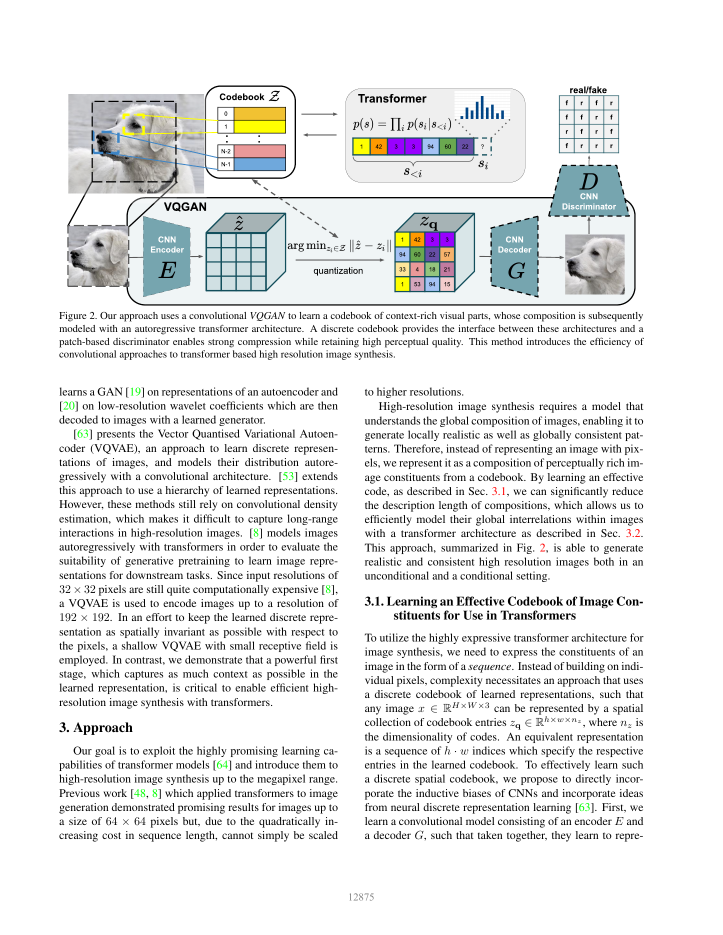
#> input picture daily/20260821_ENC_DEC/figures/paper_figures/vqgan_page_3.png, 1445 x 1870 px (shown at 1/2 size)
$ python crop_paper_figures.py
#> lines starting #> are read from the running program, lines starting #| are printed output that depends on the picture
### tools/enc_dec_library/config.py
from pathlib import Path


REPO_ROOT = Path(__file__).resolve().parents[2]
ROOT = REPO_ROOT / "daily" / "20260821_ENC_DEC"

CATEGORIES = {
    "01_history_and_tokenizers": ROOT / "papers" / "01_history_and_tokenizers",
    "02_image_vae": ROOT / "papers" / "02_image_vae",
    "03_video_vae": ROOT / "papers" / "03_video_vae",
    "04_dit_training": ROOT / "papers" / "04_dit_training",
    "05_flashvsr_case": ROOT / "papers" / "05_flashvsr_case",
}


def arxiv(key, title, arxiv_id, category, year, venue, role, priority="core"):
    return {
        "key": key,
        "title": title,
        "arxiv_id": arxiv_id,
        "category": category,
        "year": year,
        "venue": venue,
        "role": role,
        "priority": priority,
        "source_type": "paper",
        "source_url": f"https://arxiv.org/abs/{arxiv_id}",
        "pdf_url": f"https://export.arxiv.org/pdf/{arxiv_id}",
    }


PAPERS = [
    arxiv("vae", "Auto-Encoding Variational Bayes", "1312.6114", "01_history_and_tokenizers", 2014, "ICLR 2014", "continuous latent foundation"),
    arxiv("vqvae", "Neural Discrete Representation Learning", "1711.00937", "01_history_and_tokenizers", 2017, "NeurIPS 2017", "discrete tokenizer foundation"),
    arxiv("vqvae2", "Generating Diverse High-Fidelity Images with VQ-VAE-2", "1906.00446", "01_history_and_tokenizers", 2019, "NeurIPS 2019", "hierarchical discrete tokenizer", "supporting"),
    arxiv("vqgan", "Taming Transformers for High-Resolution Image Synthesis", "2012.09841", "01_history_and_tokenizers", 2021, "CVPR 2021", "perceptual adversarial tokenizer"),
    arxiv("ldm", "High-Resolution Image Synthesis with Latent Diffusion Models", "2112.10752", "01_history_and_tokenizers", 2022, "CVPR 2022", "latent diffusion autoencoder"),
    arxiv("dit", "Scalable Diffusion Models with Transformers", "2212.09748", "04_dit_training", 2023, "ICCV 2023", "frozen VAE latent DiT training"),
    arxiv("sdxl", "SDXL: Improving Latent Diffusion Models for High-Resolution Image Synthesis", "2307.01952", "02_image_vae", 2023, "ICLR 2024", "production latent diffusion baseline"),
    arxiv("sd3", "Scaling Rectified Flow Transformers for High-Resolution Image Synthesis", "2403.03206", "02_image_vae", 2024, "ICML 2024", "16-channel image VAE and MMDiT"),
    arxiv("titok", "An Image is Worth 32 Tokens for Reconstruction and Generation", "2406.07550", "02_image_vae", 2024, "NeurIPS 2024", "one-dimensional image tokenizer"),
    arxiv("dcae", "Deep Compression Autoencoder for Efficient High-Resolution Diffusion Models", "2410.10733", "02_image_vae", 2025, "ICLR 2025", "high-compression continuous autoencoder"),
    arxiv("sana", "SANA: Efficient High-Resolution Image Synthesis with Linear Diffusion Transformers", "2410.10629", "02_image_vae", 2025, "ICLR 2025", "DC-AE in efficient DiT"),
    arxiv("videogpt", "VideoGPT: Video Generation using VQ-VAE and Transformers", "2104.10157", "03_video_vae", 2021, "arXiv 2021", "3D VQ-VAE video tokenizer", "supporting"),
    arxiv("magvit", "MAGVIT: Masked Generative Video Transformer", "2212.05199", "03_video_vae", 2023, "CVPR 2023", "unified image-video tokenizer"),
    arxiv("magvit2", "Language Model Beats Diffusion -- Tokenizer is Key to Visual Generation", "2310.05737", "03_video_vae", 2024, "ICLR 2024", "lookup-free causal video tokenizer"),
    arxiv("cvvae", "CV-VAE: A Compatible Video VAE for Latent Generative Video Models", "2405.20279", "03_video_vae", 2024, "arXiv 2024", "image-VAE-compatible video VAE"),
    arxiv("cogvideox", "CogVideoX: Text-to-Video Diffusion Models with An Expert Transformer", "2408.06072", "03_video_vae", 2025, "ICLR 2025", "causal 3D video VAE"),
    arxiv("wfvae", "WF-VAE: Enhancing Video VAE by Wavelet-Driven Energy Flow for Latent Video Diffusion Model", "2411.17459", "03_video_vae", 2025, "CVPR 2025", "wavelet video VAE"),
    arxiv("vidtok", "VidTok: A Versatile and Open-Source Video Tokenizer", "2412.13061", "03_video_vae", 2025, "CVPR 2025", "open video tokenizer training study"),
    arxiv("opensora", "Open-Sora: Democratizing Efficient Video Production for All", "2412.20404", "03_video_vae", 2025, "arXiv 2024", "open video generation system and VAE"),
    arxiv("hunyuanvideo", "HunyuanVideo: A Systematic Framework For Large Video Generative Models", "2412.03603", "03_video_vae", 2025, "CVPR 2025", "causal video VAE system"),
    arxiv("ltxvideo", "LTX-Video: Realtime Video Latent Diffusion", "2501.00103", "03_video_vae", 2025, "arXiv 2024", "high-compression video VAE"),
    arxiv("cosmos", "Cosmos World Foundation Model Platform for Physical AI", "2501.03575", "03_video_vae", 2025, "arXiv 2025", "continuous and discrete video tokenizers"),
    arxiv("wan", "Wan: Open and Advanced Large-Scale Video Generative Models", "2503.20314", "03_video_vae", 2025, "arXiv 2025", "Wan causal 3D VAE"),
    arxiv("flashvsr", "FlashVSR: Towards Real-Time Diffusion-Based Streaming Video Super-Resolution", "2510.12747", "05_flashvsr_case", 2026, "CVPR 2026", "LQ projection and conditional decoder case"),
]


PREFERRED_PDF_URLS = {
    "vqvae": "https://proceedings.neurips.cc/paper_files/paper/2017/file/7a98af17e63a0ac09ce2e96d03992fbc-Paper.pdf",
    "vqvae2": "https://proceedings.neurips.cc/paper_files/paper/2019/file/5f8e2fa1718d1bbcadf1cd9c7a54fb8c-Paper.pdf",
    "vqgan": "https://openaccess.thecvf.com/content/CVPR2021/papers/Esser_Taming_Transformers_for_High-Resolution_Image_Synthesis_CVPR_2021_paper.pdf",
    "ldm": "https://openaccess.thecvf.com/content/CVPR2022/papers/Rombach_High-Resolution_Image_Synthesis_With_Latent_Diffusion_Models_CVPR_2022_paper.pdf",
    "dit": "https://openaccess.thecvf.com/content/ICCV2023/papers/Peebles_Scalable_Diffusion_Models_with_Transformers_ICCV_2023_paper.pdf",
    "magvit": "https://openaccess.thecvf.com/content/CVPR2023/papers/Yu_MAGVIT_Masked_Generative_Video_Transformer_CVPR_2023_paper.pdf",
    "wfvae": "https://openaccess.thecvf.com/content/CVPR2025/papers/Li_WF-VAE_Enhancing_Video_VAE_by_Wavelet-Driven_Energy_Flow_for_Latent_CVPR_2025_paper.pdf",
    "flashvsr": "https://openaccess.thecvf.com/content/CVPR2026/papers/Zhuang_FlashVSR_Towards_Real-time_Diffusion-Based_Streaming_Video_Super_Resolution_CVPR_2026_paper.pdf",
}


OFFICIAL_FILES = [
    {
        "group": "flux",
        "name": "model.py",
        "url": "https://raw.githubusercontent.com/black-forest-labs/flux/main/src/flux/model.py",
        "purpose": "FLUX DiT implementation",
    },
    {
        "group": "flux",
        "name": "modules/autoencoder.py",
        "url": "https://raw.githubusercontent.com/black-forest-labs/flux/main/src/flux/modules/autoencoder.py",
        "purpose": "FLUX image autoencoder implementation",
    },
    {
        "group": "flux",
        "name": "util.py",
        "url": "https://raw.githubusercontent.com/black-forest-labs/flux/main/src/flux/util.py",
        "purpose": "FLUX autoencoder configuration",
    },
    {
        "group": "sd3",
        "name": "sd3_impls.py",
        "url": "https://raw.githubusercontent.com/Stability-AI/sd3-ref/master/sd3_impls.py",
        "purpose": "SD3 VAE and latent preprocessing implementation",
    },
    {
        "group": "ldm",
        "name": "autoencoder.py",
        "url": "https://raw.githubusercontent.com/CompVis/latent-diffusion/main/ldm/models/autoencoder.py",
        "purpose": "LDM autoencoder training implementation",
    },
    {
        "group": "ldm",
        "name": "vqperceptual.py",
        "url": "https://raw.githubusercontent.com/CompVis/latent-diffusion/main/ldm/modules/losses/vqperceptual.py",
        "purpose": "LDM reconstruction/perceptual/adversarial losses",
    },
    {
        "group": "dit",
        "name": "models.py",
        "url": "https://raw.githubusercontent.com/facebookresearch/DiT/main/models.py",
        "purpose": "DiT latent patch processing",
    },
    {
        "group": "flashvsr",
        "name": "TCDecoder.py",
        "url": "https://raw.githubusercontent.com/OpenImagingLab/FlashVSR/main/examples/WanVSR/utils/TCDecoder.py",
        "purpose": "Tiny Conditional Decoder",
    },
    {
        "group": "flashvsr",
        "name": "utils.py",
        "url": "https://raw.githubusercontent.com/OpenImagingLab/FlashVSR/main/examples/WanVSR/utils/utils.py",
        "purpose": "LQ projection module",
    },
    {
        "group": "flashvsr",
        "name": "infer_flashvsr_v1.1_tiny.py",
        "url": "https://raw.githubusercontent.com/OpenImagingLab/FlashVSR/main/examples/WanVSR/infer_flashvsr_v1.1_tiny.py",
        "purpose": "Tiny-decoder inference wiring",
    },
    {
        "group": "flashvsr",
        "name": "infer_flashvsr_v1.1_full.py",
        "url": "https://raw.githubusercontent.com/OpenImagingLab/FlashVSR/main/examples/WanVSR/infer_flashvsr_v1.1_full.py",
        "purpose": "Full Wan VAE decoder inference wiring",
    },
    {
        "group": "flashvsr",
        "name": "wan_video_vae.py",
        "url": "https://raw.githubusercontent.com/OpenImagingLab/FlashVSR/main/diffsynth/models/wan_video_vae.py",
        "purpose": "Wan video VAE implementation used by FlashVSR",
    },
    {
        "group": "flashvsr",
        "name": "README.md",
        "url": "https://raw.githubusercontent.com/OpenImagingLab/FlashVSR/main/README.md",
        "purpose": "Official model, weights, dataset and runtime claims",
    },
    {
        "group": "wan",
        "name": "wan/modules/vae.py",
        "url": "https://raw.githubusercontent.com/Wan-Video/Wan2.1/main/wan/modules/vae.py",
        "purpose": "Official Wan VAE implementation",
    },
    {
        "group": "cogvideox",
        "name": "sat/vae_modules/cp_enc_dec.py",
        "url": "https://raw.githubusercontent.com/THUDM/CogVideo/main/sat/vae_modules/cp_enc_dec.py",
        "purpose": "CogVideoX causal VAE implementation",
    },
    {
        "group": "hunyuanvideo",
        "name": "hyvideo/vae/autoencoder_kl_causal_3d.py",
        "url": "https://raw.githubusercontent.com/Tencent-Hunyuan/HunyuanVideo/main/hyvideo/vae/autoencoder_kl_causal_3d.py",
        "purpose": "HunyuanVideo causal VAE implementation",
    },
]


EXTRA_DIRS = [
    ROOT / "figures" / "paper_figures",
    ROOT / "figures" / "explanatory",
    ROOT / "figures" / "review_crops",
    ROOT / "source_code",
    ROOT / "metadata" / "raw",
    ROOT / "metadata" / "evidence",
    ROOT / "report",
    ROOT / "rendered_report",
    ROOT / "text",
]


def ensure_directories():
    for path in [*CATEGORIES.values(), *EXTRA_DIRS]:
        path.mkdir(parents=True, exist_ok=True)

### tools/enc_dec_library/crop_paper_figures.py
import json
from pathlib import Path

from PIL import Image

from tools.enc_dec_library.config import ROOT


CROPS = {
    "vqgan_architecture": ("vqgan_page_3.png", (0.04, 0.02, 0.97, 0.55)),
    "ldm_perceptual_compression": ("ldm_page_2.png", (0.04, 0.02, 0.98, 0.61)),
    "dit_architecture": ("dit_page_3.png", (0.03, 0.02, 0.98, 0.66)),
    "sd3_mmdit_architecture": ("sd3_architecture_page_5.png", (0.03, 0.02, 0.98, 0.83)),
    "sd3_autoencoder_table": ("sd3_autoencoder_page_7.png", (0.03, 0.02, 0.98, 0.66)),
    "magvit_pipeline": ("magvit_page_3.png", (0.03, 0.02, 0.98, 0.64)),
    "wfvae_architecture": ("wfvae_architecture_page_3.png", (0.03, 0.02, 0.98, 0.62)),
    "wfvae_reconstruction": ("wfvae_results_page_6.png", (0.03, 0.02, 0.98, 0.72)),
    "flashvsr_training_pipeline": ("flashvsr_training_page_4.png", (0.03, 0.01, 0.98, 0.48)),
    "flashvsr_tcdecoder_pipeline": ("flashvsr_tcdecoder_page_5.png", (0.45, 0.31, 0.98, 0.65)),
    "flashvsr_local_attention": ("flashvsr_tcdecoder_page_5.png", (0.03, 0.01, 0.98, 0.34)),
    "flashvsr_qualitative_results": ("flashvsr_results_page_7.png", (0.02, 0.01, 0.99, 0.60)),
}


def main():
    source_dir = ROOT / "figures" / "paper_figures"
    output_dir = ROOT / "figures" / "paper_figures" / "crops"
    output_dir.mkdir(parents=True, exist_ok=True)
    records = []
    for name, (source_name, box) in CROPS.items():
        source = source_dir / source_name
        destination = output_dir / f"{name}.png"
        with Image.open(source) as image:
#> image is the input picture: PIL image 1445x1870 RGB; mean R, G, B 232.6, 233.6, 233.4
            width, height = image.size
#> width = 1445; height = 1870
            left, top, right, bottom = box
            crop_box = (
                int(width * left), int(height * top), int(width * right), int(height * bottom)
            )
#> crop_box = (57, 37, 1401, 1028)
            cropped = image.crop(crop_box)
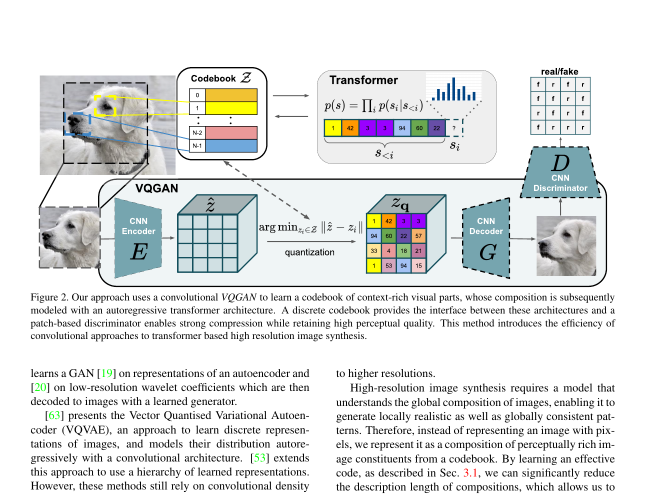
#> cropped: PIL image 1344x991 RGB (shown at 1/2 size); mean R, G, B 226.5, 228.4, 228.1
            cropped.save(destination, optimize=True)
        records.append({
            "name": name,
            "source": str(source),
            "crop_fraction": box,
            "local_path": str(destination),
            "width": cropped.width,
            "height": cropped.height,
        })
#> pass 2 of the loop in main, `for name, (source_name, box) in CROPS.items():`:
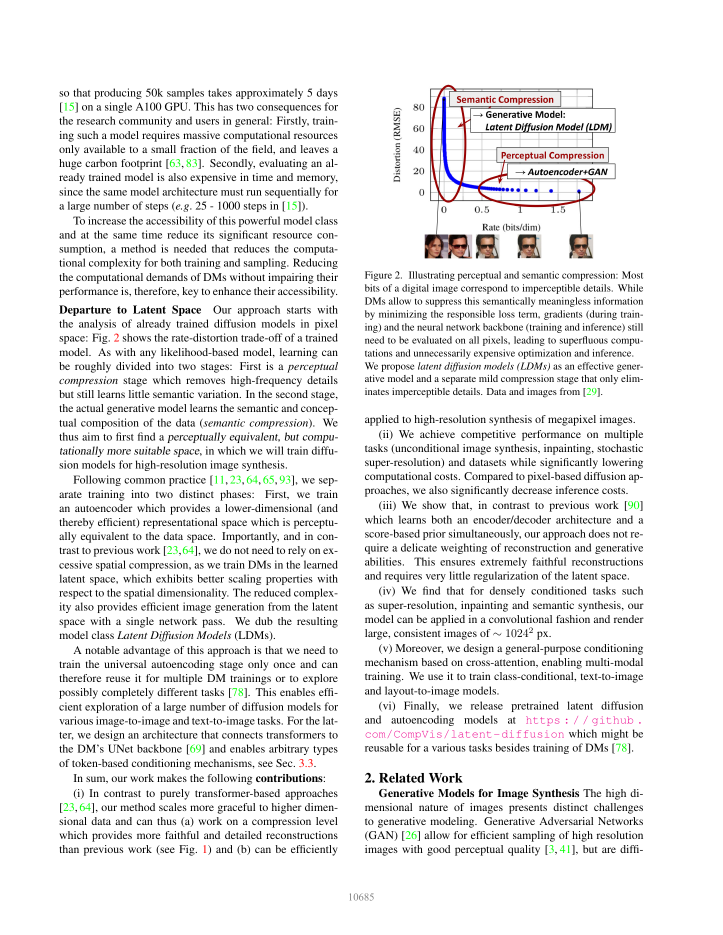
#> input picture daily/20260821_ENC_DEC/figures/paper_figures/ldm_page_2.png, 1445 x 1870 px (shown at 1/2 size)
#> in main, image is the input picture: PIL image 1445x1870 RGB; mean R, G, B 235.6, 235.3, 235.3
#> in main, `cropped = image.crop(crop_box)`:
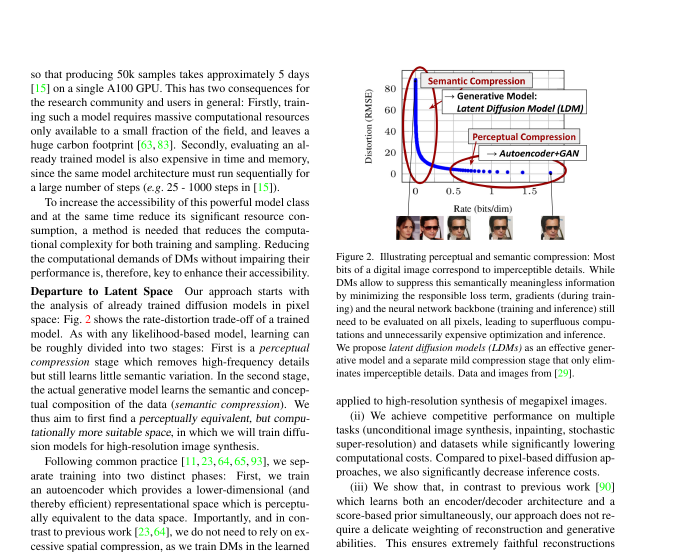
#> cropped: PIL image 1359x1103 RGB (shown at 1/2 size); mean R, G, B 232.8, 232.3, 232.3
#> pass 3 of the loop in main, `for name, (source_name, box) in CROPS.items():`:
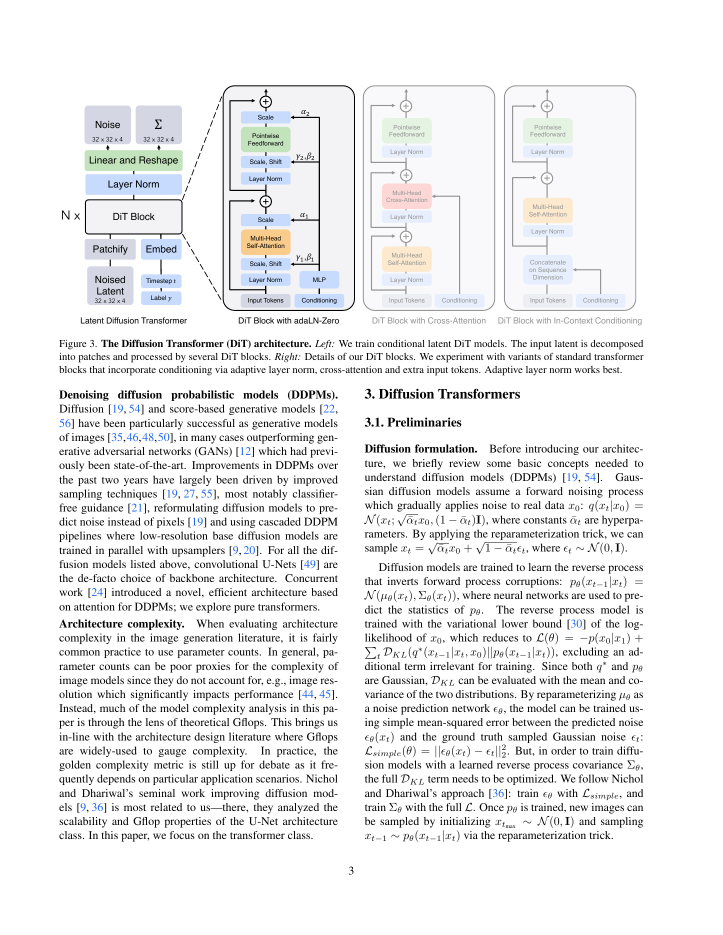
#> input picture daily/20260821_ENC_DEC/figures/paper_figures/dit_page_3.png, 1445 x 1870 px (shown at 1/2 size)
#> in main, image is the input picture: PIL image 1445x1870 RGB; mean R, G, B 237.6, 238, 238.6
#> in main, `cropped = image.crop(crop_box)`:
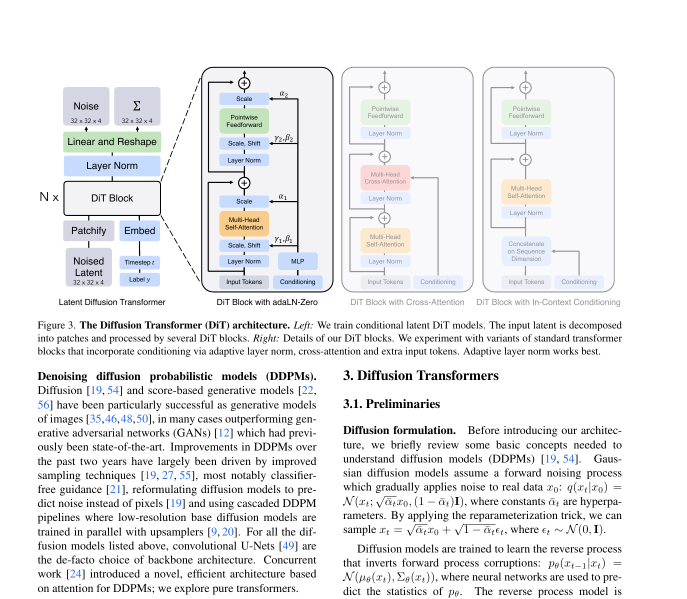
#> cropped: PIL image 1373x1197 RGB (shown at 1/2 size); mean R, G, B 236.1, 236.8, 237.7
#> the loop made 7 passes; the first 3 are shown
    (ROOT / "metadata" / "paper_crop_manifest.json").write_text(
        json.dumps(records, ensure_ascii=False, indent=2), encoding="utf-8"
    )
    print(json.dumps(records, ensure_ascii=False, indent=2))


if __name__ == "__main__":
#> (the run stopped early here; a loop or call above may not have finished)
